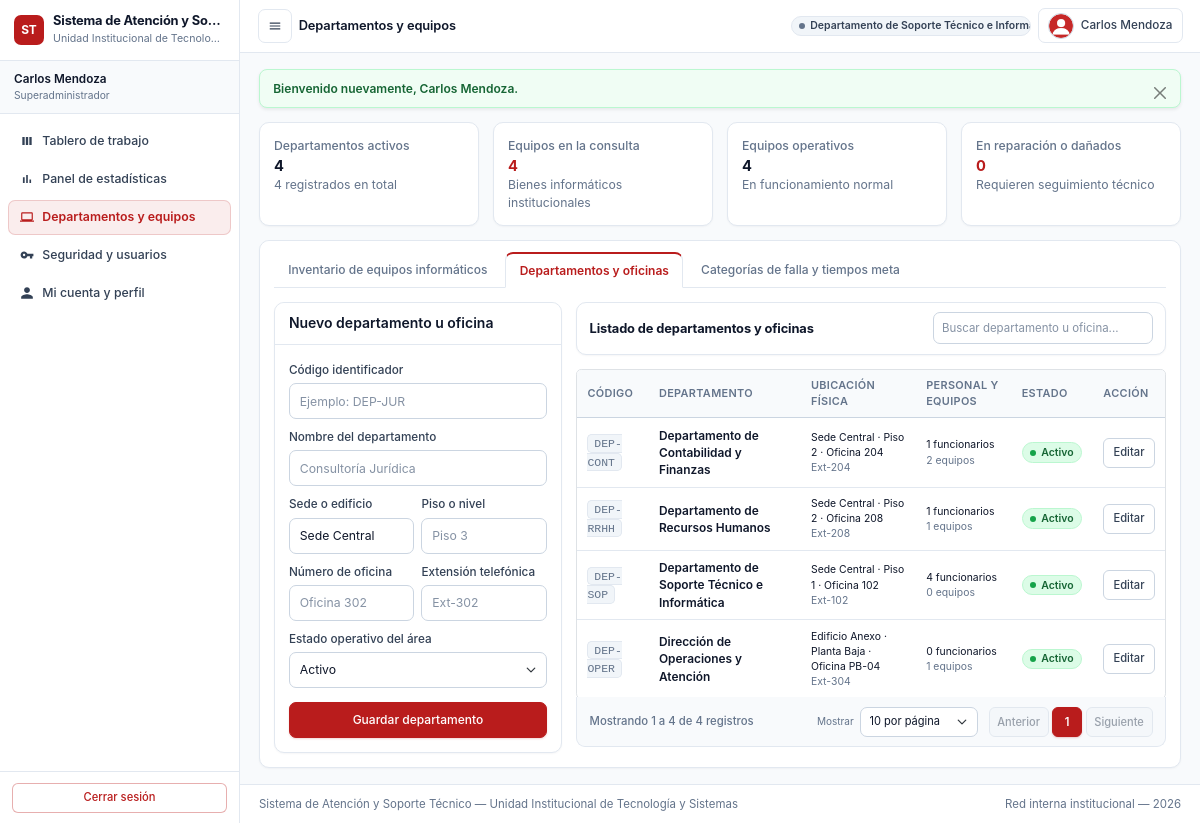
/index.php?c=inventario&a=index&tab=departamentos (signed in), run on the app's committed database.
### tables this page shows
CREATE TABLE `roles_permisos` (
  `id_rol_permiso` int unsigned NOT NULL AUTO_INCREMENT,
  `id_rol` tinyint unsigned NOT NULL,
  `id_modulo` tinyint unsigned NOT NULL,
  `permiso_ver` tinyint(1) NOT NULL DEFAULT '0',
  `permiso_crear` tinyint(1) NOT NULL DEFAULT '0',
  `permiso_editar` tinyint(1) NOT NULL DEFAULT '0',
  `permiso_eliminar` tinyint(1) NOT NULL DEFAULT '0',
  `permiso_asignar_tickets` tinyint(1) NOT NULL DEFAULT '0',
  PRIMARY KEY (`id_rol_permiso`),
  UNIQUE KEY `uk_rol_modulo` (`id_rol`,`id_modulo`),
  KEY `fk_rp_modulo` (`id_modulo`),
  CONSTRAINT `fk_rp_modulo` FOREIGN KEY (`id_modulo`) REFERENCES `modulos_sistema` (`id_modulo`) ON DELETE CASCADE ON UPDATE CASCADE,
  CONSTRAINT `fk_rp_rol` FOREIGN KEY (`id_rol`) REFERENCES `roles` (`id_rol`) ON DELETE CASCADE ON UPDATE CASCADE
);

CREATE TABLE `modulos_sistema` (
  `id_modulo` tinyint unsigned NOT NULL AUTO_INCREMENT,
  `clave_modulo` varchar(30) NOT NULL COMMENT 'Ej: Mod1_Auth, Mod5_Kanban',
  `nombre_modulo` varchar(80) NOT NULL,
  `icono_argon` varchar(50) DEFAULT 'ni ni-app' COMMENT 'Clase de ícono para Argon Dashboard',
  `orden_menu` tinyint unsigned DEFAULT '1',
  PRIMARY KEY (`id_modulo`),
  UNIQUE KEY `clave_modulo` (`clave_modulo`)
);

CREATE TABLE `departamentos` (
  `id_departamento` smallint unsigned NOT NULL AUTO_INCREMENT,
  `codigo_departamento` varchar(20) NOT NULL COMMENT 'Ej: DEP-CONT, DEP-SOP',
  `nombre_departamento` varchar(100) NOT NULL,
  `sede_edificio` varchar(80) NOT NULL,
  `piso_oficina` varchar(30) NOT NULL,
  `numero_oficina` varchar(30) NOT NULL,
  `telefono_extension` varchar(25) DEFAULT NULL,
  `activo` tinyint(1) NOT NULL DEFAULT '1',
  `creado_en` timestamp NULL DEFAULT CURRENT_TIMESTAMP,
  `actualizado_en` timestamp NULL DEFAULT CURRENT_TIMESTAMP ON UPDATE CURRENT_TIMESTAMP,
  PRIMARY KEY (`id_departamento`),
  UNIQUE KEY `codigo_departamento` (`codigo_departamento`)
);

### views/inventario/index.php (the view, shortened to what the rows shown need)
<?php
require __DIR__ . '/../layouts/header.php';
?>
<div class="card">
    <div class="card-body">
        <div class="tab-content">
            <div class="tab-pane fade <?php echo $pestanaActiva === 'departamentos' ? 'show active' : ''; ?>"
                 id="tab-inv-departamentos"
                 role="tabpanel">
                <div class="row g-3 fila-inicio-alineada">
                    <div class="col-12 col-lg-8">
                        <div class="table-responsive border rounded">
                            <table class="table table-hover align-middle mb-0" id="tablaDepartamentosInv" data-paginacion="true">
                                <thead>
                                    <tr>
                                        <th>Código</th>
                                        <th>Departamento</th>
                                        <th>Ubicación física</th>
                                        <th>Personal y equipos</th>
                                        <th>Estado</th>
                                        <th>Acción</th>
                                    </tr>
                                </thead>
                                <tbody>
                                    <?php foreach ($departamentos as $dep): ?>
                                        <tr>
                                            <td><span class="codigo-monoespaciado"><?php echo e($dep['codigo_departamento']); ?></span></td>
                                            <td class="fw-semibold"><?php echo e($dep['nombre_departamento']); ?></td>
                                            <td class="small">
                                                <?php echo e($dep['sede_edificio'] . ' · ' . $dep['piso_oficina'] . ' · ' . $dep['numero_oficina']); ?>
                                                <?php if (!empty($dep['telefono_extension'])): ?>
                                                    <div class="texto-secundario"><?php echo e($dep['telefono_extension']); ?></div>
                                                <?php endif; ?>
                                            </td>
                                            <td class="small">
                                                <div><?php echo (int)$dep['total_usuarios']; ?> funcionarios</div>
                                                <div class="texto-secundario"><?php echo (int)$dep['total_equipos']; ?> equipos</div>
                                            </td>
                                            <td>
                                                <span class="insignia-suave <?php echo (int)$dep['activo'] === 1 ? 'insignia-suave-baja' : 'insignia-suave-neutra'; ?>">
                                                    <?php echo (int)$dep['activo'] === 1 ? 'Activo' : 'Inactivo'; ?>
                                                </span>
                                            </td>
                                            <td>
                                                <a href="<?php echo e(ruta_url('inventario', 'index', ['tab' => 'departamentos', 'editar_depto' => (int)$dep['id_departamento']])); ?>"
                                                   class="btn btn-sm btn-secondary">
                                                    Editar
                                                </a>
                                            </td>
                                        </tr>
                                    <?php endforeach; ?>
                                </tbody>
                            </table>
                        </div>
                    </div>
                </div>
            </div>
        </div>
    </div>
</div>
<?php require __DIR__ . '/../layouts/footer.php'; ?>

### views/layouts/sidebar.php (shortened to what the rows shown need)
<?php
require_once __DIR__ . '/../../models/Usuario.php';
$idRolActual     = (int)($_SESSION['id_rol'] ?? 0);
$controladorAct  = strtolower((string)($_GET['c'] ?? 'auth'));
$modeloMenuUsuario = new Usuario();
$estructuraRol = $modeloMenuUsuario->obtenerPermisosYMenuPorRol($idRolActual);
$itemsMenu = $estructuraRol['menu'];
?>
<aside class="menu-lateral-argon" id="menuLateralInstitucional" aria-label="Menú principal del sistema">
    <div class="marca-institucional">
        <div class="overflow-hidden flex-grow-1 min-w-0">
            <h1 class="titulo-sistema text-truncate"><?php echo e(APP_NOMBRE); ?></h1>
        </div>
    </div>
    <ul class="lista-navegacion-lateral">
        <?php foreach ($itemsMenu as $item): ?>
            <?php
            $esActivo = ($controladorAct === strtolower((string)$item['controlador']));
            ?>
            <li class="item-navegacion">
                <a href="<?php echo e(ruta_url((string)$item['controlador'], (string)$item['accion'])); ?>"
                   class="enlace-navegacion <?php echo $esActivo ? 'activo' : ''; ?>">
                    <span class="grupo-icono-texto text-truncate">
                        <i class="<?php echo e((string)$item['icono_argon']); ?>" aria-hidden="true"></i>
                        <span class="text-truncate"><?php echo e((string)$item['nombre_modulo']); ?></span>
                    </span>
                </a>
            </li>
        <?php endforeach; ?>
    </ul>
</aside>

### data on the page
roles_permisos: id_modulo.nombre_modulo "Tablero de trabajo"
roles_permisos: id_modulo.nombre_modulo "Panel de estadísticas"
roles_permisos: id_modulo.nombre_modulo "Departamentos y equipos"
roles_permisos: nombre_modulo "Seguridad y usuarios"
roles_permisos: id_modulo.nombre_modulo "Mi cuenta y perfil"
departamentos: codigo_departamento "DEP-CONT", nombre_departamento "Departamento de Contabilidad y Finanzas", sede_edificio+piso_oficina+numero_oficina "Sede Central · Piso 2 · Oficina 204", telefono_extension "Ext-204", total_usuarios "1", total_equipos "2", activo "Activo"
departamentos: codigo_departamento "DEP-RRHH", nombre_departamento "Departamento de Recursos Humanos", sede_edificio+piso_oficina+numero_oficina "Sede Central · Piso 2 · Oficina 208", telefono_extension "Ext-208", total_usuarios "1", total_equipos "1", activo "Activo"
departamentos: codigo_departamento "DEP-SOP", nombre_departamento "Departamento de Soporte Técnico e Informática", sede_edificio+piso_oficina+numero_oficina "Sede Central · Piso 1 · Oficina 102", telefono_extension "Ext-102", total_usuarios "4", total_equipos "0", activo "Activo"
departamentos: codigo_departamento "DEP-OPER", nombre_departamento "Dirección de Operaciones y Atención", sede_edificio+piso_oficina+numero_oficina "Edificio Anexo · Planta Baja · Oficina PB-04", telefono_extension "Ext-304", total_usuarios "0", total_equipos "1", activo "Activo"

### other printed values
APP_NOMBRE "Sistema de Atención y So…"
APP_INSTITUCION "Unidad Institucional de Tecnolo…"
$_SESSION['nombre_rol'] "Superadministrador"
$tituloSeccion "Departamentos y equipos"
$_SESSION['nombre_departamento'] "Departamento de Soporte Técnico e Inf…"
$alertaFlash['mensaje'] "Bienvenido nuevamente, Carlos Mendoza."
$totalDeptosActivos "4"
count($departamentos) "4"
count($equipos) "4"
$totalEqOperativos "4"
$totalEqAtencion "0"
APP_NOMBRE "Sistema de Atención y Soporte Técnico"
APP_INSTITUCION "Unidad Institucional de Tecnología y Sistemas"
